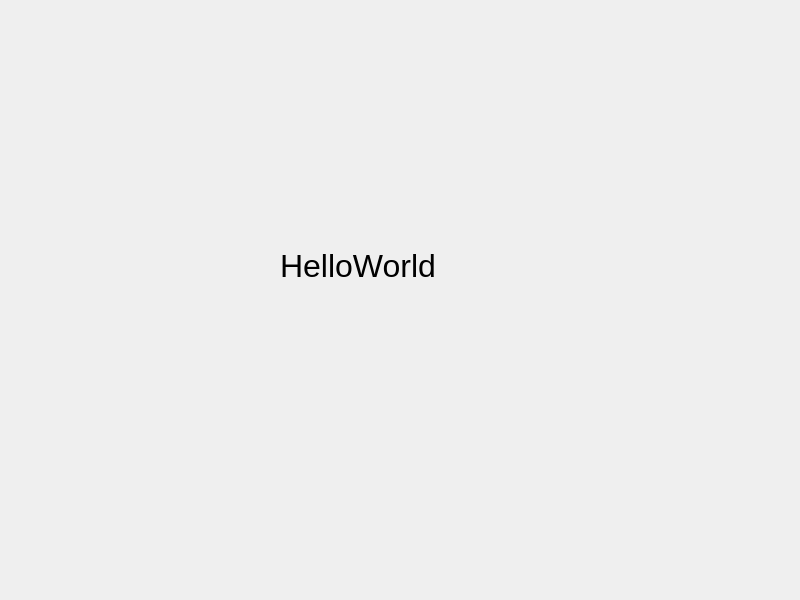
<?xml version="1.0" encoding="UTF-8"?>
<ui version="4.0">
 <class>Widget</class>
 <widget class="QWidget" name="Widget">
  <property name="geometry">
   <rect>
    <x>0</x>
    <y>0</y>
    <width>800</width>
    <height>600</height>
   </rect>
  </property>
  <property name="windowTitle">
   <string>HelloWorld</string>
  </property>
  <property name="windowIcon">
   <iconset resource="images.qrc">
    <normaloff>:/Users/Administrator/Downloads/send.png</normaloff>:/Users/Administrator/Downloads/send.png</iconset>
  </property>
  <widget class="QLabel" name="label">
   <property name="geometry">
    <rect>
     <x>280</x>
     <y>180</y>
     <width>331</width>
     <height>171</height>
    </rect>
   </property>
   <property name="font">
    <font>
     <pointsize>24</pointsize>
    </font>
   </property>
   <property name="text">
    <string>HelloWorld</string>
   </property>
  </widget>
 </widget>
 <resources>
  <include location="images.qrc"/>
 </resources>
 <connections/>
</ui>
